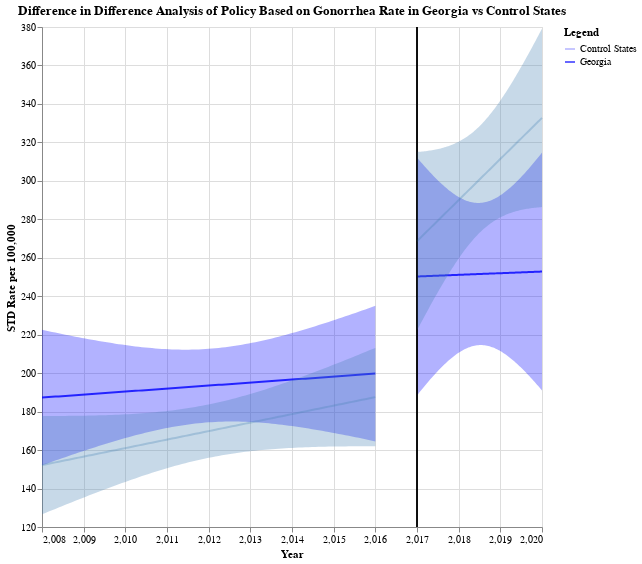

Notebook code for this chart:
### Markdown cell above
## Georgia Gonorrhea

### Code cell
# georgia gonorrhea
gonorrhea_ga = partition_data(
    Gonorrhea_only, "State", "STD_per_100000", treat_state3, control_states3, 2017)

pre_ga_gonorrhea = plotting_chart(gonorrhea_ga[0], "Year", "STD_per_100000",
                                  "Georgia", 2017, "Blue", "STD Rate per 100,000")
post_ga_gonorrhea = plotting_chart(
    gonorrhea_ga[1], "Year", "STD_per_100000", "Georgia", 2017, "Blue", "STD Rate per 100,000")
pre_control_ga_gonorrhea = plotting_chart(
    gonorrhea_ga[2], "Year", "STD_per_100000", "Control States", 2017, "#4682B4", "STD Rate per 100,000")
post_control_ga_gonorrhea = plotting_chart(
    gonorrhea_ga[3], "Year", "STD_per_100000", "Control States", 2017, " #4682B4", "STD Rate per 100,000")

final_ga_gonorrhea = pre_ga_gonorrhea + post_ga_gonorrhea + \
    pre_control_ga_gonorrhea + post_control_ga_gonorrhea
final_ga_gonorrhea.properties(
    title="Difference in Difference Analysis of Policy Based on Gonorrhea Rate in Georgia vs Control States"
)
